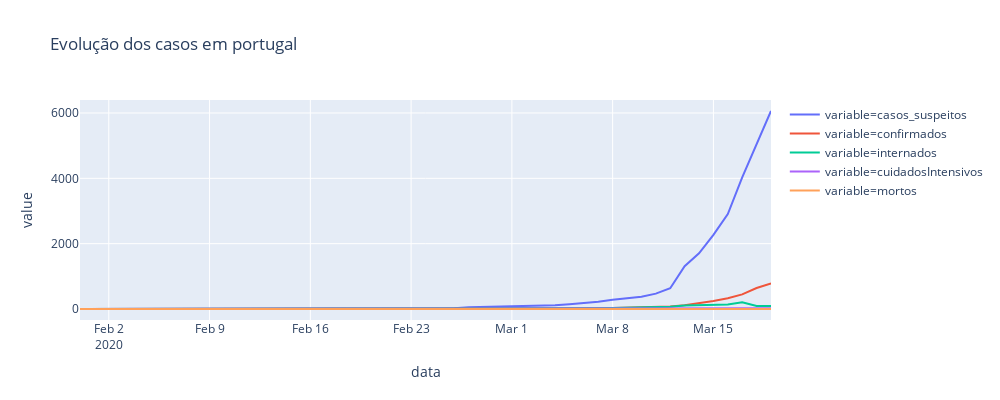

Notebook code cell kept with this figure:
### Code cell
#temp['confirmed'] = temp['Recovered']/temp['Confirmed']

fig = px.line(temp, x="data", y="value", color = 'variable',height=400,width=1000,
             title='Evolução dos casos em portugal')
fig.show()
